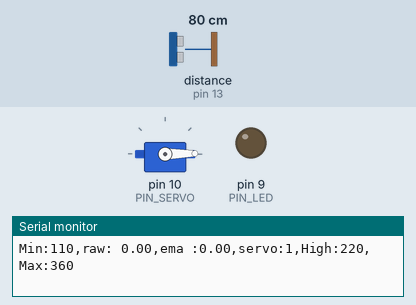
This sketch was run on a simulated Arduino Uno, built with avr-gcc and run on an emulated ATmega328P. Shown: servo, output pins drawn as LEDs (lit = HIGH), the last lines printed to the serial monitor. Wiring (inferred from the names in the program): ultrasonic range finder: trigger pin 12; echo pin 13. Inputs (shaded band) come from the test bench; at power-on: distance to the obstacle (sensor on pin 13) 80 cm. The echo pulse lasts 58.3 µs per cm; pins used as bus, display or sensor lines are not drawn.

Above: at 1.2 s.
1.3 s: distance to the obstacle (sensor on pin 13) set to 43 cm
2.8 s: distance to the obstacle (sensor on pin 13) set to 39 cm
At 3.8 s:
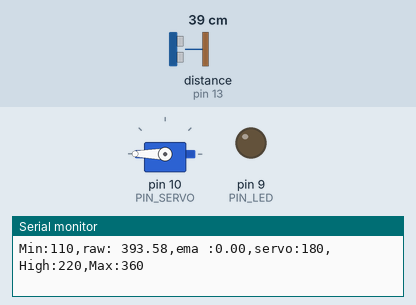
4.3 s: distance to the obstacle (sensor on pin 13) set to 35 cm
At 4.86 s:
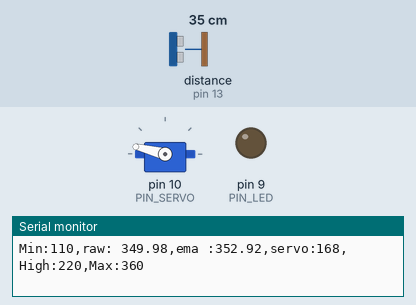
7.3 s: distance to the obstacle (sensor on pin 13) set to 18 cm
Timing chart, 0 to 9.8 s (numbered marks = the images above; inputs shaded):
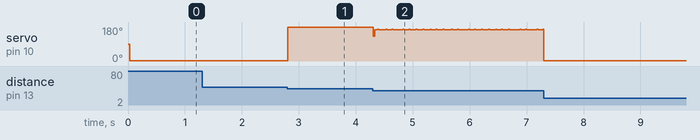

The sketch:

11P07.ino
```cpp
#include <Servo.h>

// Arduino pin assignment
#define PIN_LED 9
#define PIN_SERVO 10
#define PIN_TRIG 12
#define PIN_ECHO 13

// configurable parameters
#define SND_VEL 346.0 // sound velocity at 24 celsius degree (unit: m/s)
#define INTERVAL 25 // sampling interval (unit: ms)
#define _DIST_MIN 100 // minimum distance to be measured (unit: mm)
#define _DIST_MAX 400 // maximum distance to be measured (unit: mm)

#define _DUTY_MIN 550 // servo full clockwise position (0 degree)
#define _DUTY_NEU 1450 // servo neutral position (90 degree)
#define _DUTY_MAX 2350 // servo full counterclockwise position (180 degree)

// global variables
float timeout; // unit: us
float dist_min, dist_max, dist_raw, dist_prev; // unit: mm
unsigned long last_sampling_time; // unit: ms
float scale; // used for pulse duration to distance conversion
float dist_ema;

Servo myservo;

void setup() {
// initialize GPIO pins
  pinMode(PIN_LED,INPUT);
  pinMode(PIN_TRIG,OUTPUT);
  digitalWrite(PIN_TRIG, LOW);
  pinMode(PIN_ECHO,INPUT);

  myservo.attach(PIN_SERVO);
  myservo.writeMicroseconds(_DUTY_NEU);

// initialize USS related variables
  dist_min = _DIST_MIN;
  dist_max = _DIST_MAX;
  timeout = (INTERVAL / 2) * 1000.0; // precalculate pulseIn() timeout value. (unit: us)
  dist_raw = dist_prev = 0.0; // raw distance output from USS (unit: mm)
  scale = 0.001 * 0.5 * SND_VEL;

// initialize serial port
  Serial.begin(57600);

// initialize last sampling time
  last_sampling_time = 0;
}

void loop() {
// wait until next sampling time.
// millis() returns the number of milliseconds since the program started. Will overflow after 50 days.
  if(millis() < last_sampling_time + INTERVAL) return;

// get a distance reading from the USS
  dist_raw = USS_measure(PIN_TRIG,PIN_ECHO);

// output the read value to the serial port
  Serial.print("Min:110,raw: ");
  Serial.print(dist_raw);
  Serial.print(",ema :");
  Serial.print(dist_ema);
  Serial.print(",servo:");
  Serial.print(myservo.read());
  Serial.println(",High:220,Max:360");

// adjust servo position according to the USS read value

  // add your code here!

if(dist_raw < 180.0) {
     pinMode(PIN_LED,INPUT);
     myservo.writeMicroseconds(_DUTY_MIN);
  }
  else if(dist_raw < 360.0 && dist_raw > 180.0){
    pinMode(PIN_LED,OUTPUT);
    float alpha = 0.9;
    dist_ema = (alpha)*(dist_raw) + (1-alpha)*(dist_ema);
    myservo.writeMicroseconds(int(_DUTY_NEU -10 *(270 - dist_ema)));
  }
  else {
    pinMode(PIN_LED,INPUT);
    myservo.writeMicroseconds(_DUTY_MAX+100);
  }


// update last sampling time
  last_sampling_time += INTERVAL;
}

// get a distance reading from USS. return value is in millimeter.
float USS_measure(int TRIG, int ECHO)
{
  float reading;
  digitalWrite(TRIG, HIGH);
  delayMicroseconds(10);
  digitalWrite(TRIG, LOW);

  reading = pulseIn(ECHO, HIGH, timeout) * scale; // unit: mm
  if(reading < dist_min || reading > dist_max) reading = 0.0; // return 0 when out of range.

  if(reading == 0.0) reading = dist_prev;
  else dist_prev = reading;

  return reading;
}
```

Measured:
- the behaviour switches between 40 and 39 cm on distance to the obstacle (sensor on pin 13) (found by bisection; images 0 and 1)
- after the input at 2.8 s, servo on pin 10 (PIN_SERVO): 1° → 180° at once
- after the input at 4.3 s, servo on pin 10 (PIN_SERVO): 180° → 131° at once, then moves between 131° and 168°, repeating every 1.1 s
